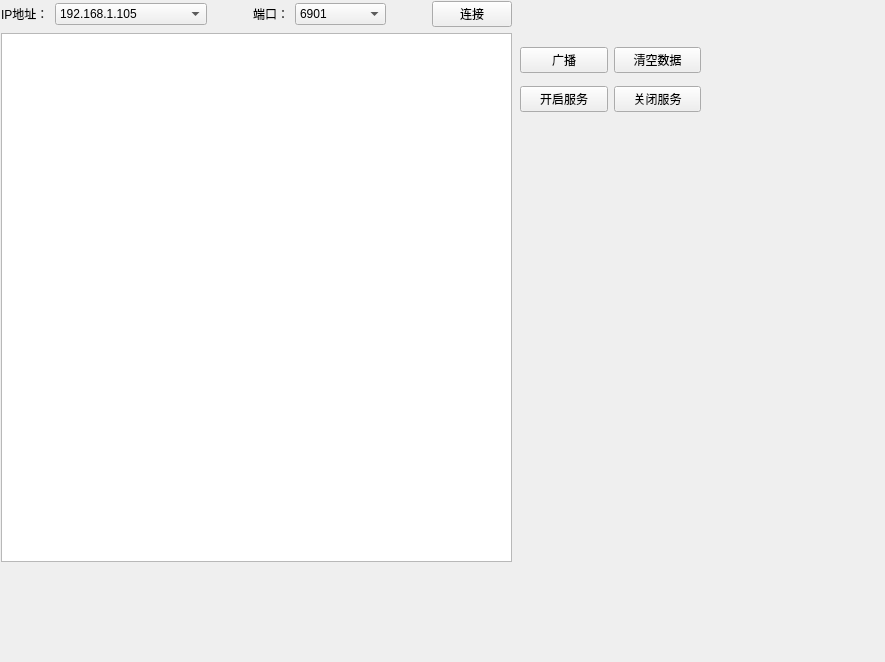
<?xml version="1.0" encoding="UTF-8"?>
<ui version="4.0">
 <class>DataArea</class>
 <widget class="QWidget" name="DataArea">
  <property name="geometry">
   <rect>
    <x>0</x>
    <y>0</y>
    <width>885</width>
    <height>662</height>
   </rect>
  </property>
  <property name="windowTitle">
   <string>Form</string>
  </property>
  <widget class="QWidget" name="layoutWidget">
   <property name="geometry">
    <rect>
     <x>520</x>
     <y>40</y>
     <width>181</width>
     <height>81</height>
    </rect>
   </property>
   <layout class="QGridLayout" name="gridLayout">
    <item row="0" column="0">
     <widget class="QPushButton" name="udpRadioPushButton">
      <property name="text">
       <string>广播</string>
      </property>
     </widget>
    </item>
    <item row="0" column="1">
     <widget class="QPushButton" name="clearPushButton">
      <property name="text">
       <string>清空数据</string>
      </property>
     </widget>
    </item>
    <item row="1" column="0">
     <widget class="QPushButton" name="openAlarmPushButton">
      <property name="text">
       <string>开启服务</string>
      </property>
     </widget>
    </item>
    <item row="1" column="1">
     <widget class="QPushButton" name="closeSerivePushButton">
      <property name="text">
       <string>关闭服务</string>
      </property>
     </widget>
    </item>
   </layout>
  </widget>
  <widget class="QWidget" name="layoutWidget">
   <property name="geometry">
    <rect>
     <x>1</x>
     <y>1</y>
     <width>511</width>
     <height>561</height>
    </rect>
   </property>
   <layout class="QVBoxLayout" name="verticalLayout">
    <item>
     <layout class="QHBoxLayout" name="horizontalLayout" stretch="1,5,0,1,3,0,2">
      <item>
       <widget class="QLabel" name="label">
        <property name="text">
         <string>IP地址：</string>
        </property>
       </widget>
      </item>
      <item>
       <widget class="QComboBox" name="ipComboBox">
        <item>
         <property name="text">
          <string>192.168.1.105</string>
         </property>
        </item>
       </widget>
      </item>
      <item>
       <spacer name="horizontalSpacer">
        <property name="orientation">
         <enum>Qt::Horizontal</enum>
        </property>
        <property name="sizeHint" stdset="0">
         <size>
          <width>40</width>
          <height>20</height>
         </size>
        </property>
       </spacer>
      </item>
      <item>
       <widget class="QLabel" name="label_2">
        <property name="text">
         <string>端口：</string>
        </property>
       </widget>
      </item>
      <item>
       <widget class="QComboBox" name="portComboBox">
        <item>
         <property name="text">
          <string>6901</string>
         </property>
        </item>
        <item>
         <property name="text">
          <string>6902</string>
         </property>
        </item>
        <item>
         <property name="text">
          <string>6903</string>
         </property>
        </item>
        <item>
         <property name="text">
          <string>6904</string>
         </property>
        </item>
        <item>
         <property name="text">
          <string>6905</string>
         </property>
        </item>
       </widget>
      </item>
      <item>
       <spacer name="horizontalSpacer_2">
        <property name="orientation">
         <enum>Qt::Horizontal</enum>
        </property>
        <property name="sizeHint" stdset="0">
         <size>
          <width>40</width>
          <height>20</height>
         </size>
        </property>
       </spacer>
      </item>
      <item>
       <widget class="QPushButton" name="connectPushButton">
        <property name="text">
         <string>连接</string>
        </property>
       </widget>
      </item>
     </layout>
    </item>
    <item>
     <widget class="QTextEdit" name="showDataTextEdit"/>
    </item>
   </layout>
  </widget>
  <widget class="QLabel" name="Label">
   <property name="geometry">
    <rect>
     <x>680</x>
     <y>250</y>
     <width>171</width>
     <height>141</height>
    </rect>
   </property>
   <property name="text">
    <string/>
   </property>
  </widget>
 </widget>
 <resources/>
 <connections/>
</ui>
